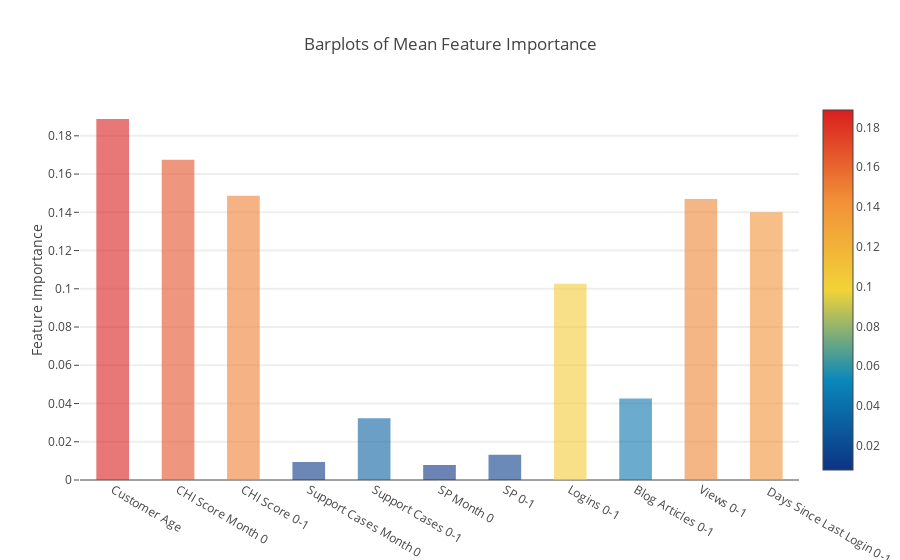

The notebook cell saved with this chart:
### Code cell
y = feature_dataframe['mean'].values
x = feature_dataframe['features'].values
data = [go.Bar(
            x= x,
             y= y,
            width = 0.5,
            marker=dict(
               color = feature_dataframe['mean'].values,
            colorscale='Portland',
            showscale=True,
            reversescale = False
            ),
            opacity=0.6
        )]

layout= go.Layout(
    autosize= True,
    title= 'Barplots of Mean Feature Importance',
    hovermode= 'closest',
#     xaxis= dict(
#         title= 'Pop',
#         ticklen= 5,
#         zeroline= False,
#         gridwidth= 2,
#     ),
    yaxis=dict(
        title= 'Feature Importance',
        ticklen= 5,
        gridwidth= 2
    ),
    showlegend= False
)
fig = go.Figure(data=data, layout=layout)
py.iplot(fig, filename='bar-direct-labels')

### Figure 1 — Plotly figure (JSON) as saved in the notebook; plotly's stock layout.template omitted (floating-point values rounded to 4 significant figures)
{"data": [{"marker": {"color": [0.1888, 0.1674, 0.1486, 0.009473, 0.03234, 0.00782, 0.01319, 0.1026, 0.04264, 0.147, 0.14], "colorscale": "Portland", "reversescale": false, "showscale": true}, "opacity": 0.6, "type": "bar", "width": 0.5, "x": ["Customer Age", "CHI Score Month 0", "CHI Score 0-1", "Support Cases Month 0", "Support Cases 0-1", "SP Month 0", "SP 0-1", "Logins 0-1", "Blog Articles 0-1", "Views 0-1", " Days Since Last Login 0-1"], "y": [0.1888, 0.1674, 0.1486, 0.009473, 0.03234, 0.00782, 0.01319, 0.1026, 0.04264, 0.147, 0.14]}], "layout": {"autosize": true, "hovermode": "closest", "showlegend": false, "title": "Barplots of Mean Feature Importance", "yaxis": {"gridwidth": 2, "ticklen": 5, "title": "Feature Importance"}}}
